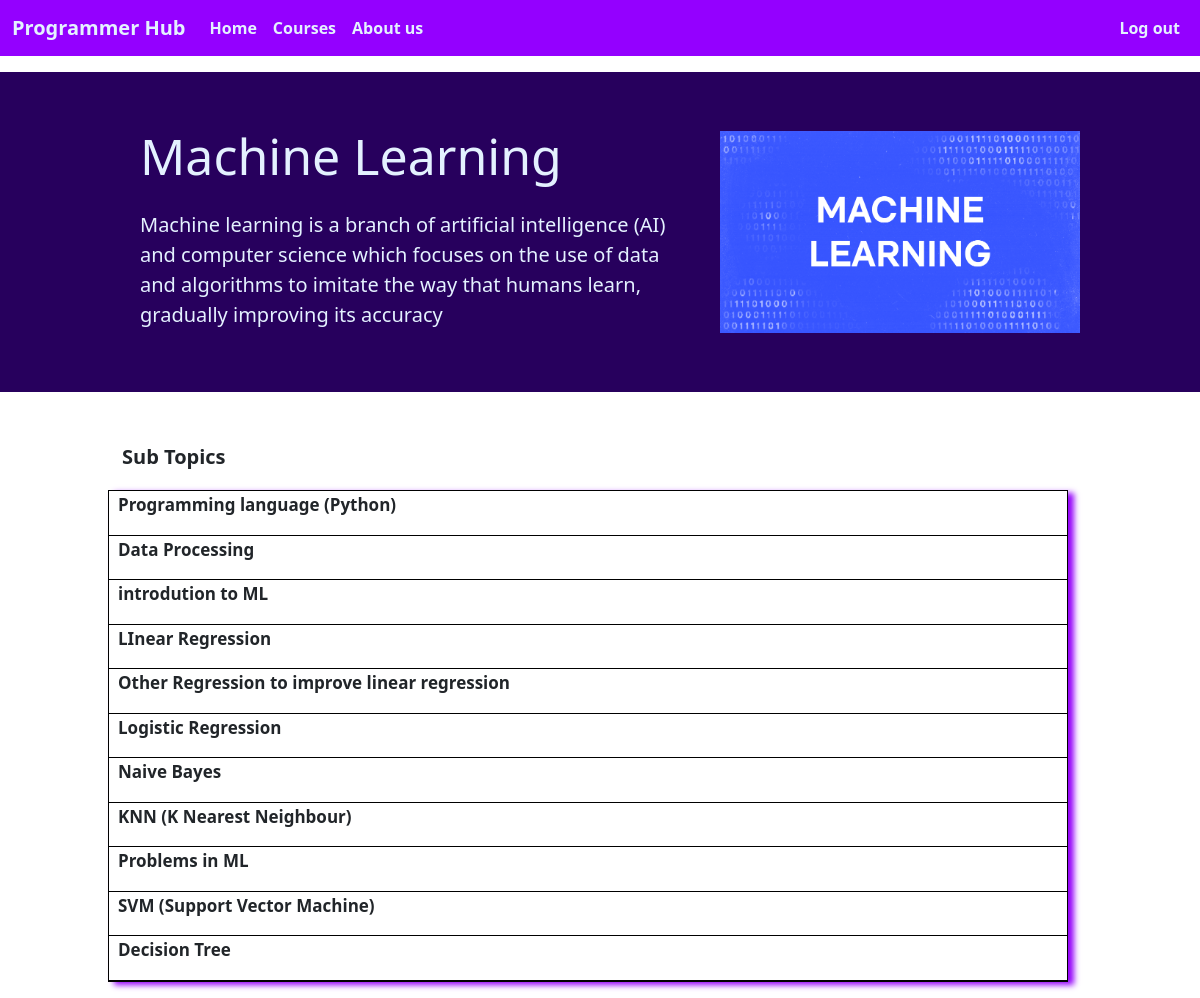
Page /topic/Machine Learning (signed in) on the committed database.
### main/models.py (models this page shows, shortened)
class Category(models.Model):
    name = models.CharField(max_length=200)
    description = models.CharField( null=True,max_length=200)
    duration = models.DurationField(null=True)
    thumbnail = models.ImageField(default=None, blank = True,null=True)
    def __str__(self):
        return self.name

class Sub_course(models.Model):
    main = models.ForeignKey(Category, on_delete=models.CASCADE)
    extra_details = models.CharField(max_length = 100,default = "",blank=True)
    topic_name = models.CharField(max_length=100)

### main/views.py (the view)
# urls.py: path("topic/<str:Topic>", views.topic,name = "topic"),
@login_required(login_url = "/log_in")
def topic(request ,Topic):
    course = Category.objects.get(name = Topic)
    if request.method == "POST":
            if request.POST.get("enroll"):
                b = UserSelectedCourse(host = request.user,course = course)
                b.save()
    sub_course = Sub_course.objects.filter(main = course)
    sub_topic = []
    for topic in sub_course:
        tem= []
        tem.append(topic)
        tem.append(Sub_Topic.objects.filter(main = topic))
        sub_topic.append(tem)
    enroll  = UserSelectedCourse.objects.filter(host = request.user,course = course)
    context = {"course":course,"sub_topic":sub_topic,"enroll":enroll ,"next":sub_topic[0]}
    return render(request,"main/topic.html",context )

### main/templates/main/topic.html (shortened to what this page needs)
{% extends 'main.html' %}
{% load static %}
{% block content %}
<div class="main">
  <div class="topic">
    <div class="flex-column topic-child">
      <p class="head">{{course.name}}</p>
      <p class="discrption">{{course.description}}</p>
    </div>
    <div>
      <img class="topic-img" src="{{course.thumbnail.url}}" alt="{{course.name}}" />
    </div>
  </div>
  <p class="sub-name">Sub Topics</p>
  <div class="flex-column topic-side-bar">
    {% for topic in sub_topic %}
    <div class="dash">
      <div class="details" onclick="myfun('{{ topic.0.topic_name }}')">
        <p>{{ topic.0.topic_name }}</p>
      </div>
    </div>
    {% endfor %}
  </div>
</div>
{% endblock %}

### static/style/main.css (style rules this page uses)
* { margin: 0px; padding: 0px; }
.topic { margin: 2vh 0px; padding: 0px 10vw; width: 100vw; min-height: 40vh; display: flex; background-color: #27005D; justify-content: space-between; align-items: center; }
.topic-img { width: 30vw; }
.topic-side-bar { width: 80vw; margin: 16px 9vw; border: black solid 1px; display: block; box-shadow: 6px 3px 6px rgba(148, 0, 250, 2.16); }
.topic .head { color: #E4F1FF; font-size: 50px; font-weight: 500; }
.discrption { font-size: 20px; font-weight: 200; color: #E4F1FF; }
.topic-child { margin: 20px; }
.sub-name { font-size: 20px; font-weight: bold; margin: 6vh 10vw 1vh 10vw; padding: 2px; }
.details p { font-size: 17px; font-weight: bold; }
.dash { padding: 1px 9px; border-bottom: 1px solid black; }

### rows in the picture
Category: name "Machine Learning", description "Machine learning is a branch of artificial intelligence (AI) and computer science which focuses on the use of data and algorithms to imitate the way that humans learn, gradually improving its accuracy", thumbnail (picture)
Sub_course: topic_name "Programming language (Python)"
Sub_course: topic_name "Data Processing"
Sub_course: topic_name "introdution to ML"
Sub_course: topic_name "LInear Regression"
Sub_course: topic_name "Other Regression to improve linear regression"
Sub_course: topic_name "Logistic Regression"
Sub_course: topic_name "Naive Bayes"
Sub_course: topic_name "KNN (K Nearest Neighbour)"
Sub_course: topic_name "Problems in ML"
Sub_course: topic_name "SVM (Support Vector Machine)"
Sub_course: topic_name "Decision Tree"
